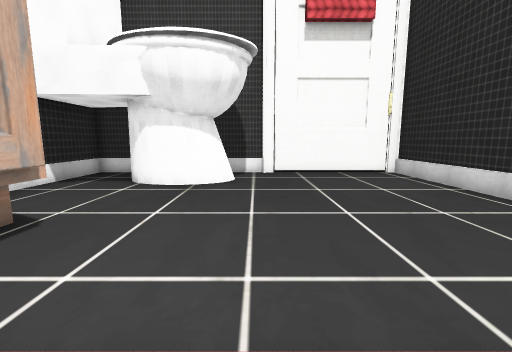
view 1 (above)

13 first-person views from a walk through a 3-D level made in the Unity game engine. The camera is 1.4 m above the floor, tilts 8° down and sees 90° across. The floor is counted in squares, 1 m on a side. Each view is taken from the middle of a square. On the plan, view 1 faces up. The plan holds only what a view shows up to about 13 squares ahead; the rest is blank. The place goes on beyond the plan. The player is left out. Some surface patterns are stand-ins.

view 2
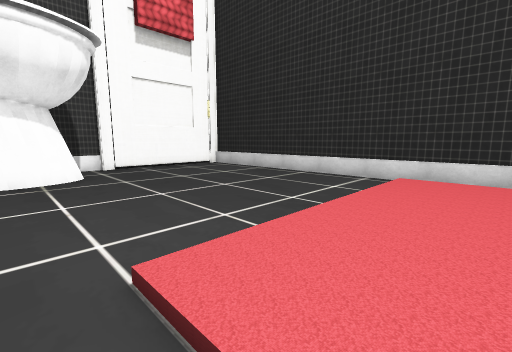

view 3
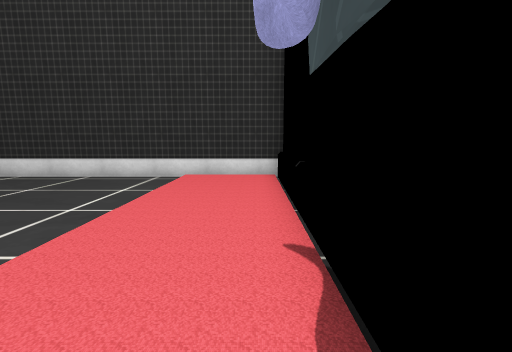

view 4
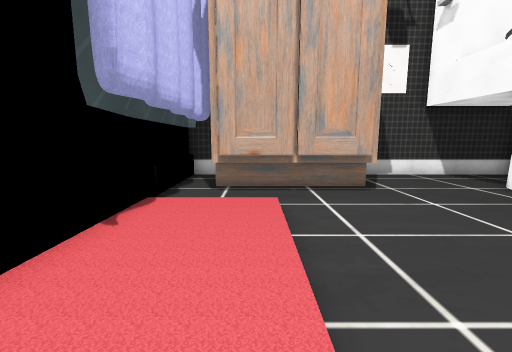

view 5
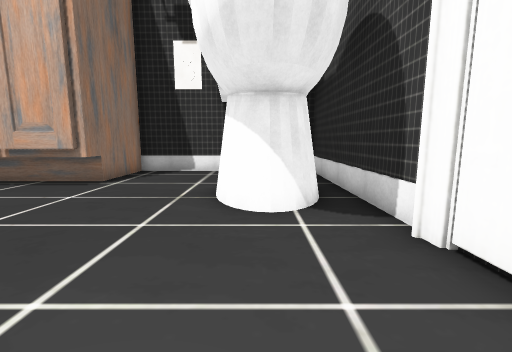

view 6
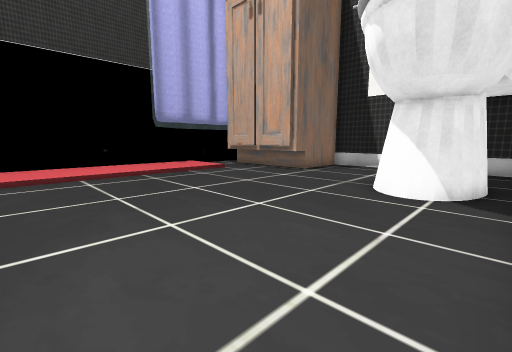

view 7
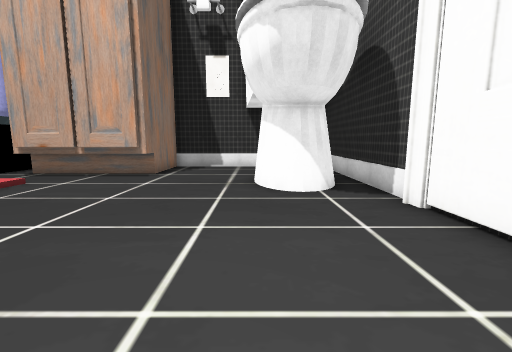

view 8
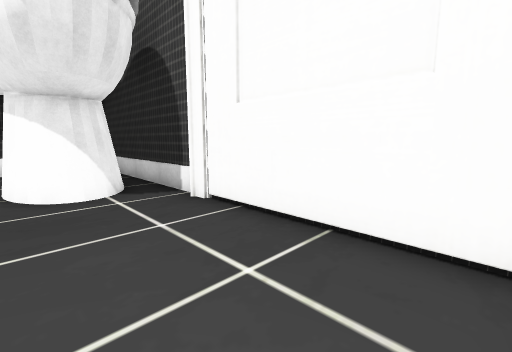

view 9
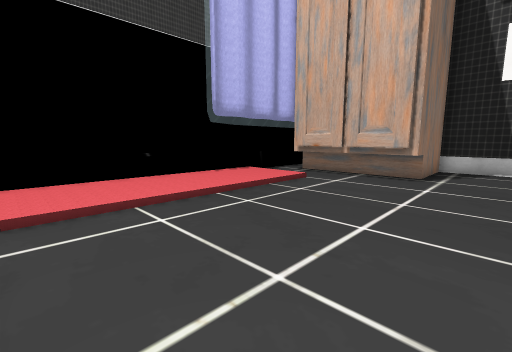

view 10
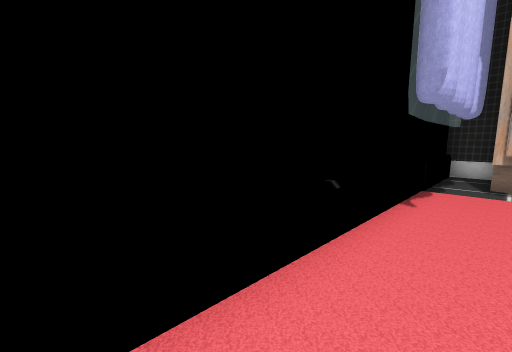

view 11
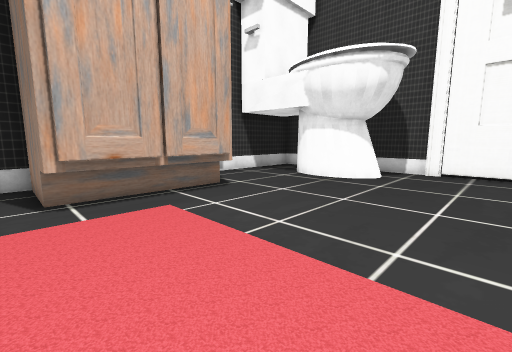

view 12
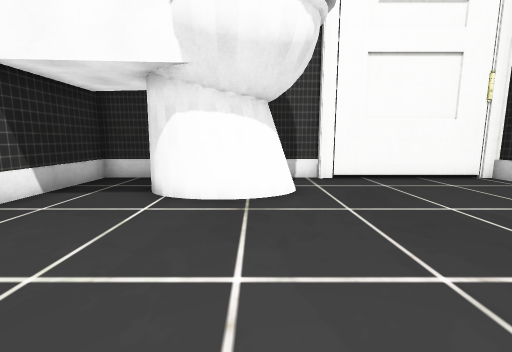

view 13
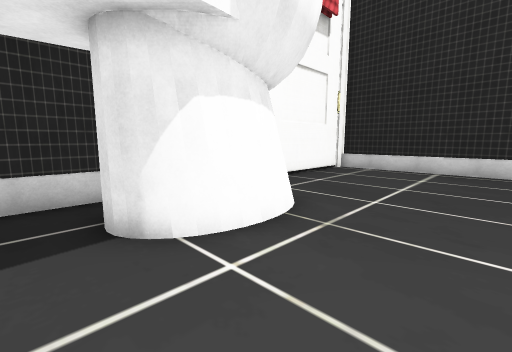

### Floor plan
Key: @ floor where view 1 was taken; # wall or solid block; x gap in a wall; . main floor; : floor 0.25 m higher than the main floor; / step, stairs or slope.
Columns run from 8 left of view 1 to 7 right of it. Each row starts with its distance up from view 1.
 13 ################
 12 #...x..........#
 11 #..#####.......#
 10 #..#####.......#
  9 #...###........#
  8 #..............#
  7 #..............#
  6 #..............#
  5 #####..........#
  4    ##..........#
  3    ##..........#
  2    ##..........#
  1    ##./:::::::/#
  0 #####./:@:::::/#
 -1 #...../:::::::/#
 -2 ###       #    #

Where each view was taken, in squares from view 1:
view 1: 0 up, 0 right, facing up
view 2: 1 down, 3 left, facing up-right
view 3: 1 down, 3 left, facing right
view 4: 1 up, 4 right, facing left
view 5: 10 up, 4 right, facing left
view 6: 12 up, 6 right, facing down-left
view 7: 9 up, 6 right, facing left
view 8: 9 up, 6 right, facing up-left
view 9: 7 up, 6 right, facing down-left
view 10: 0 up, 6 right, facing down-left
view 11: 1 down, 3 right, facing up-left
view 12: 3 up, 2 left, facing up
view 13: 6 up, 6 left, facing up-right
